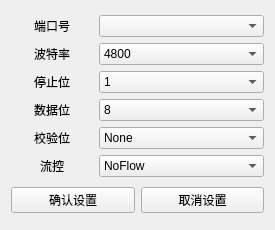
<?xml version="1.0" encoding="UTF-8"?>
<ui version="4.0">
 <class>SerialSettingsForm</class>
 <widget class="QWidget" name="SerialSettingsForm">
  <property name="geometry">
   <rect>
    <x>0</x>
    <y>0</y>
    <width>275</width>
    <height>230</height>
   </rect>
  </property>
  <property name="maximumSize">
   <size>
    <width>275</width>
    <height>500</height>
   </size>
  </property>
  <property name="windowTitle">
   <string>Form</string>
  </property>
  <layout class="QVBoxLayout" name="verticalLayout">
   <item>
    <layout class="QGridLayout" name="gridLayout" columnstretch="1,2" columnminimumwidth="0,0">
     <item row="1" column="1">
      <widget class="QComboBox" name="cbB_Baud">
       <item>
        <property name="text">
         <string>4800</string>
        </property>
       </item>
       <item>
        <property name="text">
         <string>9600</string>
        </property>
       </item>
       <item>
        <property name="text">
         <string>115200</string>
        </property>
       </item>
      </widget>
     </item>
     <item row="0" column="0">
      <widget class="QLabel" name="label">
       <property name="text">
        <string>端口号</string>
       </property>
       <property name="alignment">
        <set>Qt::AlignCenter</set>
       </property>
      </widget>
     </item>
     <item row="2" column="0">
      <widget class="QLabel" name="label_3">
       <property name="text">
        <string>停止位</string>
       </property>
       <property name="alignment">
        <set>Qt::AlignCenter</set>
       </property>
      </widget>
     </item>
     <item row="1" column="0">
      <widget class="QLabel" name="label_2">
       <property name="text">
        <string>波特率</string>
       </property>
       <property name="alignment">
        <set>Qt::AlignCenter</set>
       </property>
      </widget>
     </item>
     <item row="3" column="1">
      <widget class="QComboBox" name="cbB_Data">
       <item>
        <property name="text">
         <string>8</string>
        </property>
       </item>
       <item>
        <property name="text">
         <string>7</string>
        </property>
       </item>
       <item>
        <property name="text">
         <string>6</string>
        </property>
       </item>
       <item>
        <property name="text">
         <string>5</string>
        </property>
       </item>
      </widget>
     </item>
     <item row="4" column="0">
      <widget class="QLabel" name="label_5">
       <property name="text">
        <string>校验位</string>
       </property>
       <property name="alignment">
        <set>Qt::AlignCenter</set>
       </property>
      </widget>
     </item>
     <item row="0" column="1">
      <widget class="QComboBox" name="cbB_Com"/>
     </item>
     <item row="4" column="1">
      <widget class="QComboBox" name="cbB_Parity">
       <item>
        <property name="text">
         <string>None</string>
        </property>
       </item>
       <item>
        <property name="text">
         <string>Odd</string>
        </property>
       </item>
       <item>
        <property name="text">
         <string>Even</string>
        </property>
       </item>
      </widget>
     </item>
     <item row="3" column="0">
      <widget class="QLabel" name="label_4">
       <property name="text">
        <string>数据位</string>
       </property>
       <property name="alignment">
        <set>Qt::AlignCenter</set>
       </property>
      </widget>
     </item>
     <item row="2" column="1">
      <widget class="QComboBox" name="cbB_Stop">
       <item>
        <property name="text">
         <string>1</string>
        </property>
       </item>
       <item>
        <property name="text">
         <string>1.5</string>
        </property>
       </item>
       <item>
        <property name="text">
         <string>2</string>
        </property>
       </item>
      </widget>
     </item>
     <item row="5" column="0">
      <widget class="QLabel" name="label_6">
       <property name="text">
        <string>流控</string>
       </property>
       <property name="alignment">
        <set>Qt::AlignCenter</set>
       </property>
      </widget>
     </item>
     <item row="5" column="1">
      <widget class="QComboBox" name="cbB_Flow">
       <item>
        <property name="text">
         <string>NoFlow</string>
        </property>
       </item>
       <item>
        <property name="text">
         <string>Hardware</string>
        </property>
       </item>
       <item>
        <property name="text">
         <string>Software</string>
        </property>
       </item>
      </widget>
     </item>
    </layout>
   </item>
   <item>
    <layout class="QHBoxLayout" name="horizontalLayout">
     <property name="spacing">
      <number>6</number>
     </property>
     <item>
      <widget class="QPushButton" name="btn_OK">
       <property name="text">
        <string>确认设置</string>
       </property>
      </widget>
     </item>
     <item>
      <widget class="QPushButton" name="btn_Cancel">
       <property name="text">
        <string>取消设置</string>
       </property>
      </widget>
     </item>
    </layout>
   </item>
  </layout>
 </widget>
 <resources/>
 <connections/>
</ui>
